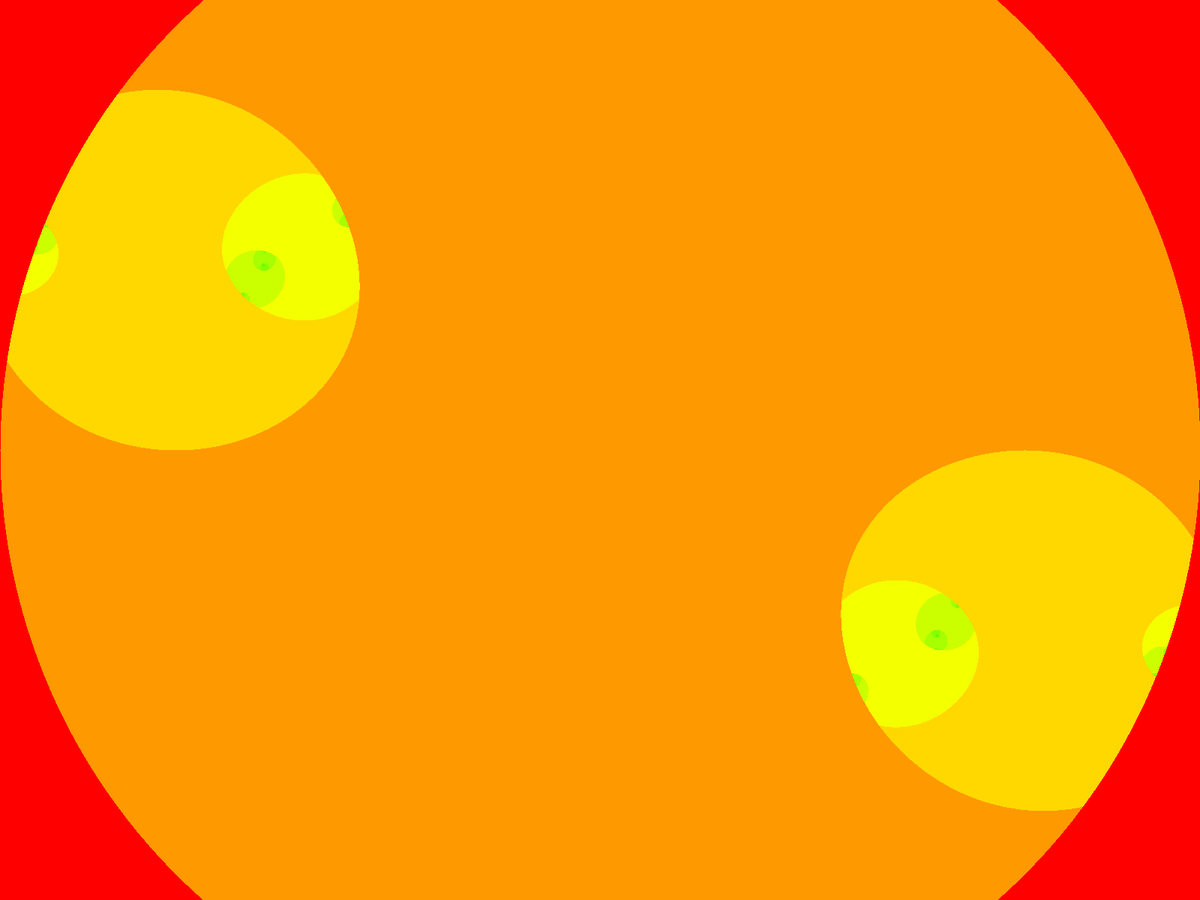
Frame 1 (no input)
Frame 60 (the mouse pressed at the canvas centre just before this capture): identical to frame 1, image omitted
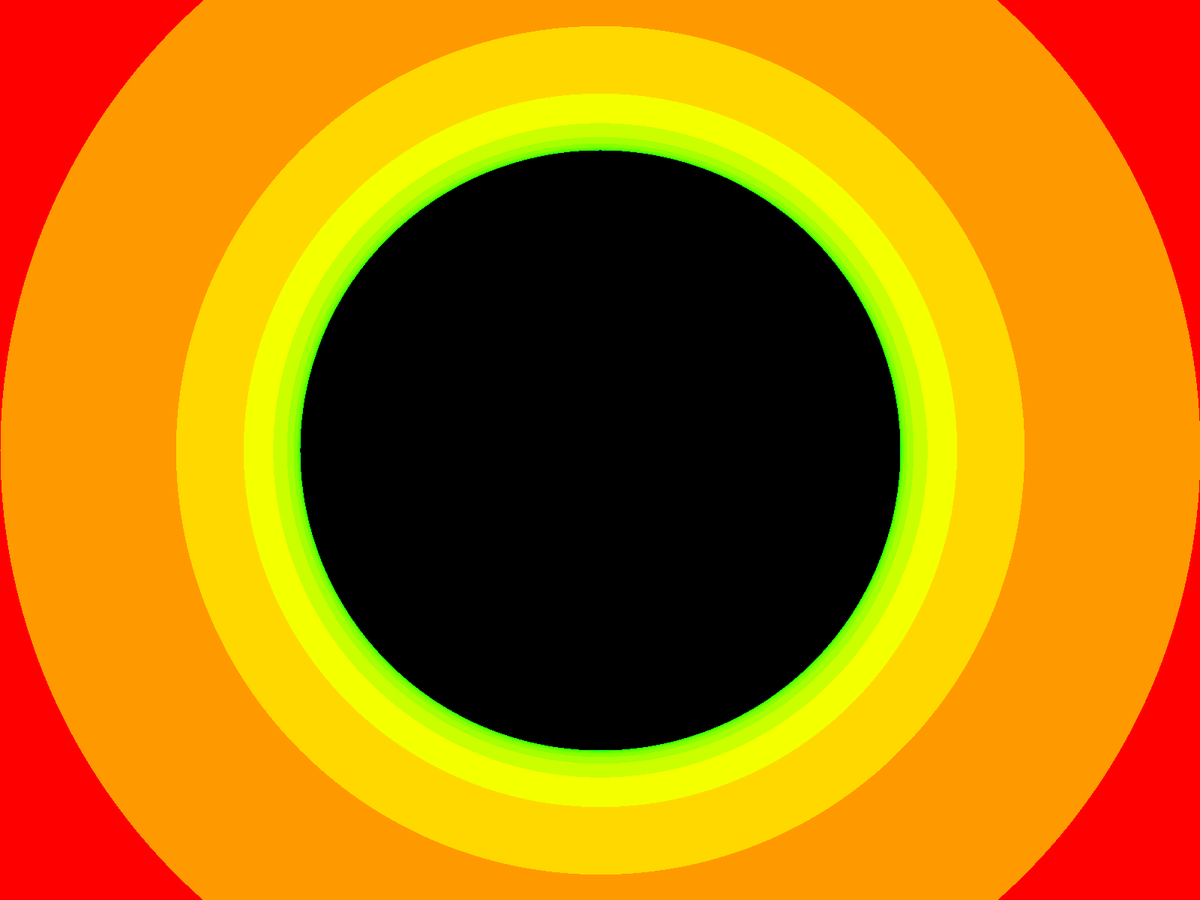
Frame 120 (the mouse held since frame 60 and released just before this capture)

The Processing sketch that drew these frames (run headless with seeded random() and noise(); from frame 60 on, the mouse is pressed at the canvas centre):

// Processing sketch: julia_java
// ── julia_java.pde
// Daniel Shiffman
// http://codingtra.in
// http://patreon.com/codingtrain
// Code for: https://youtu.be/fAsaSkmbF5s

int cutoff = 0;

void setup() {
  //size(800,800);
  fullScreen();
  colorMode(HSB, 1);
}
void draw() {

  // float ca = map(mouseX, 0, width, -1, 1);//-0.70176;
  // float cb = map(mouseY, 0, height, -1, 1);//-0.3842;

  float ca = map(mouseX,0,width,-2,2);//cos(angle*3.213);//sin(angle);
  float cb = map(mouseY,0,height,-2,2);//sin(angle);
  background(255);

  // Establish a range of values on the complex plane
  // A different range will allow us to "zoom" in or out on the fractal

  // It all starts with the width, try higher or lower values
  //float w = abs(sin(angle))*5;
  float w = 4;
  float h = (w * height) / width;

  // Start at negative half the width and height
  float xmin = -w/2;
  float ymin = -h/2;

  // Make sure we can write to the pixels[] array.
  // Only need to do this once since we don't do any other drawing.
  loadPixels();

  // Maximum number of iterations for each point on the complex plane
  int maxiterations = 100;

  // x goes from xmin to xmax
  float xmax = xmin + w;
  // y goes from ymin to ymax
  float ymax = ymin + h;

  // Calculate amount we increment x,y for each pixel
  float dx = (xmax - xmin) / (width);
  float dy = (ymax - ymin) / (height);

  // Start y
  float y = ymin;
  for (int j = 0; j < height; j++) {
    // Start x
    float x = xmin;
    for (int i = 0; i < width; i++) {

      // Now we test, as we iterate z = z^2 + cm does z tend towards infinity?
      float a = x;
      float b = y;
      int n = 0;
      while (n < maxiterations) {
        float aa = a * a;
        float bb = b * b;
        // Infinity in our finite world is simple, let's just consider it 16
        if (aa + bb > 4.0) {
          break;  // Bail
        }
        float twoab = 2.0 * a * b;
        a = aa - bb + ca;
        b = twoab + cb;
        n++;
      }

      // We color each pixel based on how long it takes to get to infinity
      // If we never got there, let's pick the color black
      if (n == maxiterations || n < cutoff) {
        pixels[i+j*width] = color(0);
      } else {
        // Gosh, we could make fancy colors here if we wanted
        float hu = sqrt(float(n) / maxiterations);
        pixels[i+j*width] = color(hu, 255, 150);
      }
      x += dx;
    }
    y += dy;
  }
  updatePixels();
  println(frameRate);
}
